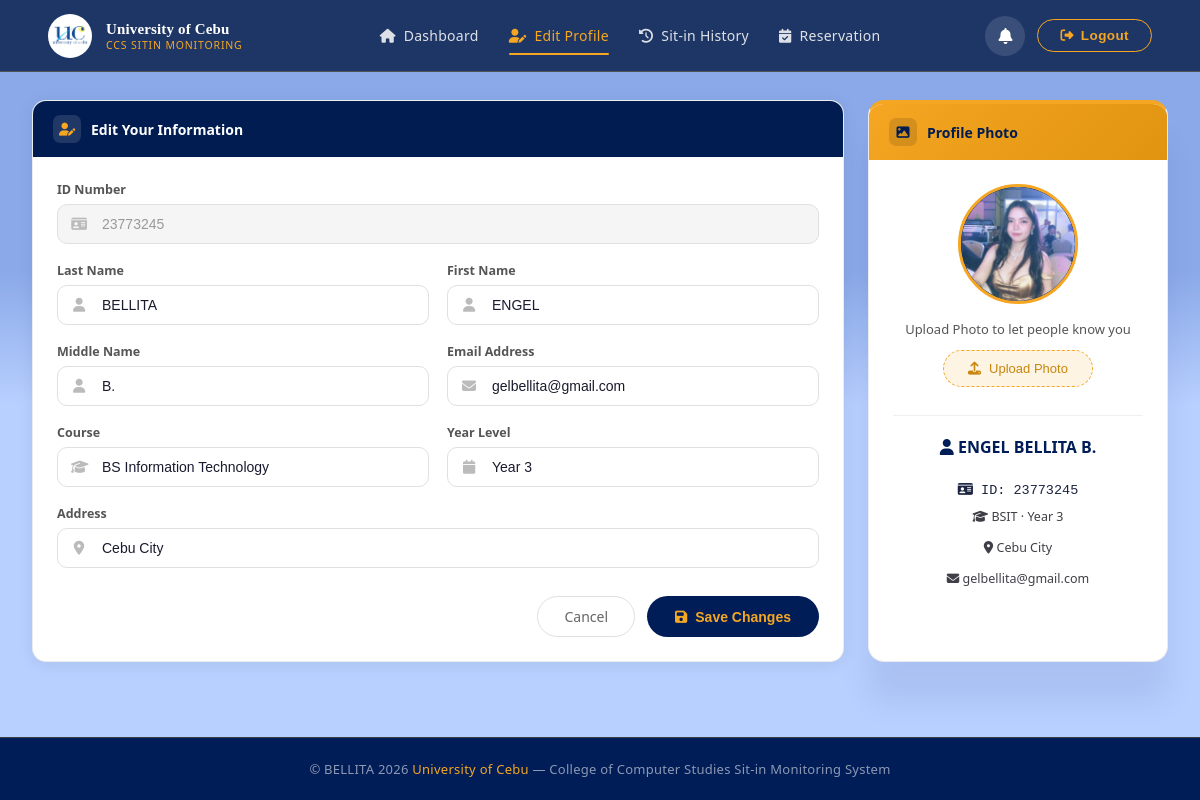
/student/edit-profile (signed in), run on the app's committed database.
### tables this page shows
CREATE TABLE users (
            idNumber TEXT PRIMARY KEY,
            firstName TEXT,
            middleName TEXT,
            lastName TEXT,
            email TEXT UNIQUE,
            yearLevel TEXT,
            course TEXT,
            address TEXT,
            password TEXT
        , profileImage TEXT, sessions INTEGER DEFAULT 30);

### app.py (the view, shortened to what this page needs)
@app.route("/student/edit-profile", methods=["GET", "POST"])
@login_required
def edit_profile():
    conn  = get_db_connection()
    user  = conn.execute("SELECT * FROM users WHERE idNumber = ?", (session["user_id"],)).fetchone()
    conn.close()
    return render_template("student/editProfile.html", user=user)

### app.py (called while the page is built)
def get_db_connection():
    conn = sqlite3.connect("SitIn.db")
    conn.row_factory = sqlite3.Row
    conn.execute("PRAGMA journal_mode=WAL")
    return conn

def login_required(f):
    from functools import wraps
    @wraps(f)
    def decorated(*args, **kwargs):
        if "user_id" not in session:
            flash("Please log in to continue.", "error")
            return redirect(url_for("login"))
        return f(*args, **kwargs)
    return decorated

@app.context_processor
def inject_admin_notifs():
    if session.get("is_admin"):
        return get_admin_notification_counts()
    return {"new_reservations": 0, "new_feedbacks": 0}

### templates/student/editProfile.html (shortened to what this page needs)
{% extends 'student/studentLayout.html' %}
{% block page_styles %}
<link rel="stylesheet" href="{{ url_for('static', filename='css/editProfile.css') }}">
{% endblock %}
{% block content %}
<div class="edit-profile-layout">
    <section class="profile-form-section card">
        <div class="card-header ch-navy">
            <div class="card-header-icon">
                <i class="fa-solid fa-user-pen"></i>
            </div>
            <span class="card-title">Edit Your Information</span>
        </div>
        <div class="card-body">
            <form method="POST" action="{{ url_for('edit_profile') }}" enctype="multipart/form-data" id="editForm">
                <div class="form-grid">
                    <div class="field-group full-width">
                        <label for="idNumber">ID Number</label>
                        <div class="input-wrap">
                            <input type="text" id="idNumber" value="{{ user['idNumber'] }}" disabled>
                        </div>
                    </div>
                    <div class="field-group">
                        <label for="lastName">Last Name</label>
                        <div class="input-wrap">
                            <input type="text" id="lastName" name="lastName" value="{{ user['lastName'] }}" required placeholder="Last Name">
                        </div>
                    </div>
                    <div class="field-group">
                        <label for="firstName">First Name</label>
                        <div class="input-wrap">
                            <input type="text" id="firstName" name="firstName" value="{{ user['firstName'] }}" required placeholder="First Name">
                        </div>
                    </div>
                    <div class="field-group">
                        <label for="middleName">Middle Name</label>
                        <div class="input-wrap">
                            <input type="text" id="middleName" name="middleName" value="{{ user['middleName'] or '' }}" placeholder="Middle Name (optional)">
                        </div>
                    </div>
                    <div class="field-group">
                        <label for="email">Email Address</label>
                        <div class="input-wrap">
                            <input type="email" id="email" name="email" value="{{ user['email'] }}" required placeholder="email@example.com">
                        </div>
                    </div>
                    <div class="field-group">
                        <label for="course">Course</label>
                        <div class="input-wrap">
                            <select id="course" name="course" required>
                                <optgroup label="🖥️ College of Computer Studies">
                                    <option value="BSIT" {% if user['course'] == 'BSIT' %}selected{% endif %}>BS Information Technology</option>
                                </optgroup>
                            </select>
                        </div>
                    </div>
                    <div class="field-group">
                        <label for="yearLevel">Year Level</label>
                        <div class="input-wrap">
                            <select id="yearLevel" name="yearLevel">
                                {% for y in ['1', '2', '3', '4'] %}
                                <option value="{{ y }}" {% if user['yearLevel'] == y %}selected{% endif %}>Year {{ y }}</option>
                                {% endfor %}
                            </select>
                        </div>
                    </div>
                    <div class="field-group full-width">
                        <label for="address">Address</label>
                        <div class="input-wrap">
                            <input type="text" id="address" name="address" value="{{ user['address'] or '' }}" placeholder="City, Province">
                        </div>
                    </div>
                </div>
                <div class="form-actions">
                    <a href="{{ url_for('dashboard') }}" class="btn-cancel">Cancel</a>
                    <button type="submit" class="btn-save">
                        <i class="fa-solid fa-floppy-disk"></i> Save Changes
                    </button>
                </div>
            </form>
        </div>
    </section>
    <aside class="profile-picture-section card">
        <div class="card-header ch-gold">
            <div class="card-header-icon">
                <i class="fa-solid fa-image"></i>
            </div>
            <span class="card-title">Profile Photo</span>
        </div>
        <div class="card-body">
            <div class="avatar-edit-area">
                <div class="avatar-preview" id="avatarPreview">
                    {% if user['profileImage'] %}
                    <img src="{{ url_for('static', filename='images/uploads/' + user['profileImage']) }}" alt="Profile" id="previewImg" style="width:100%;height:100%;object-fit:cover;border-radius:50%;">
                    {% else %}
                    <div class="avatar-initials" id="avatarInitials">{{ user['firstName'][0] | upper }}{{ user['lastName'][0] | upper }}</div>
                    <img id="previewImg" style="display:none; width:100%; height:100%; object-fit:cover; border-radius:50%;">
                    {% endif %}
                </div>
                <p class="avatar-hint">Upload Photo to let people know you</p>
                <button type="button" class="btn-upload" onclick="document.getElementById('profileImageInput').click()">
                    <i class="fa-solid fa-upload"></i> Upload Photo
                </button>
            </div>
            <div class="profile-summary">
                <div class="summary-name"><i class="fa-solid fa-user"></i> {{ user['firstName'] }} {{ user['lastName'] }} {{ user['middleName'] }}</div>
                <div class="summary-id"><i class="fa-solid fa-id-card"></i> ID: {{ user['idNumber'] }}</div>
                <div class="summary-meta"><i class="fa-solid fa-graduation-cap"></i> {{ user['course'] }} &middot; Year {{ user['yearLevel'] }}</div>
                <div class="summary-meta"><i class="fa-solid fa-location-dot"></i> {{ user['address'] }}</div>
                <div class="summary-meta"><i class="fa-solid fa-envelope"></i> {{ user['email'] }}</div>
            </div>
        </div>
    </aside>
</div>
{% endblock %}

### static/css/student_layout.css (style rules this page uses)
*, *::before, *::after { margin: 0; padding: 0; box-sizing: border-box; }
:root { --navy: #001c50; --navy-mid: #001d57; --navy-light: #0a3080; --gold: #F5A623; --gold-dark: #e09410; --gold-pale: rgba(245, 166, 35, 0.13); --gold-border: rgba(245, 166, 35, 0.25); --white: #ffffff; --surface: #f0f4fb; --surface-card:#ffffff; --border: rgba(10, 22, 40, 0.08); --text-body: #1a2340; --text-muted: #6b7a99; --topnav-h: 72px; --radius: 14px; --shadow: 0 2px 16px rgba(10,22,40,0.08); --shadow-md: 0 4px 28px rgba(10,22,40,0.12); }
html { scroll-behavior: smooth; }
body { font-family: system-ui, -apple-system, BlinkMacSystemFont, "Segoe UI", Roboto, Arial, sans-serif; background: var(--surface); color: var(--text-body); min-height: 100vh; display: flex; flex-direction: column; }
.card { background: var(--surface-card); border-radius: var(--radius); box-shadow: var(--shadow); border: 1px solid var(--border); overflow: hidden; }
.card-body { padding: 24px; }
.card-header { display: flex; align-items: center; gap: 10px; padding: 14px 20px; border-bottom: 1px solid var(--border); }
.card-header-icon { width: 28px; height: 28px; border-radius: 7px; display: flex; align-items: center; justify-content: center; flex-shrink: 0; background: var(--gold-pale); color: var(--gold-dark); }
.card-header-icon i { font-size: 13px; }
.card-title { font-size: 14px; font-weight: 700; color: var(--navy); }
.card-header.ch-navy { background: var(--navy); border-bottom: none; }
.card-header.ch-navy .card-title { color: var(--white); }
.card-header.ch-navy .card-header-icon { background: rgba(255,255,255,0.12); color: var(--gold); }
.card-header.ch-gold { background: linear-gradient(135deg, #F5A623 0%, #e09410 100%); border-bottom: none; }
.card-header.ch-gold .card-title { color: var(--navy); }
.card-header.ch-gold .card-header-icon { background: rgba(0,0,0,0.12); color: var(--navy); }

### data on the page
users: idNumber "23773245", lastName "BELLITA", firstName "ENGEL", middleName "B.", email "gelbellita@gmail.com", course "BS Information Technology", yearLevel "Year 3", address "Cebu City", profileImage (picture), course "BSIT", yearLevel "3"
